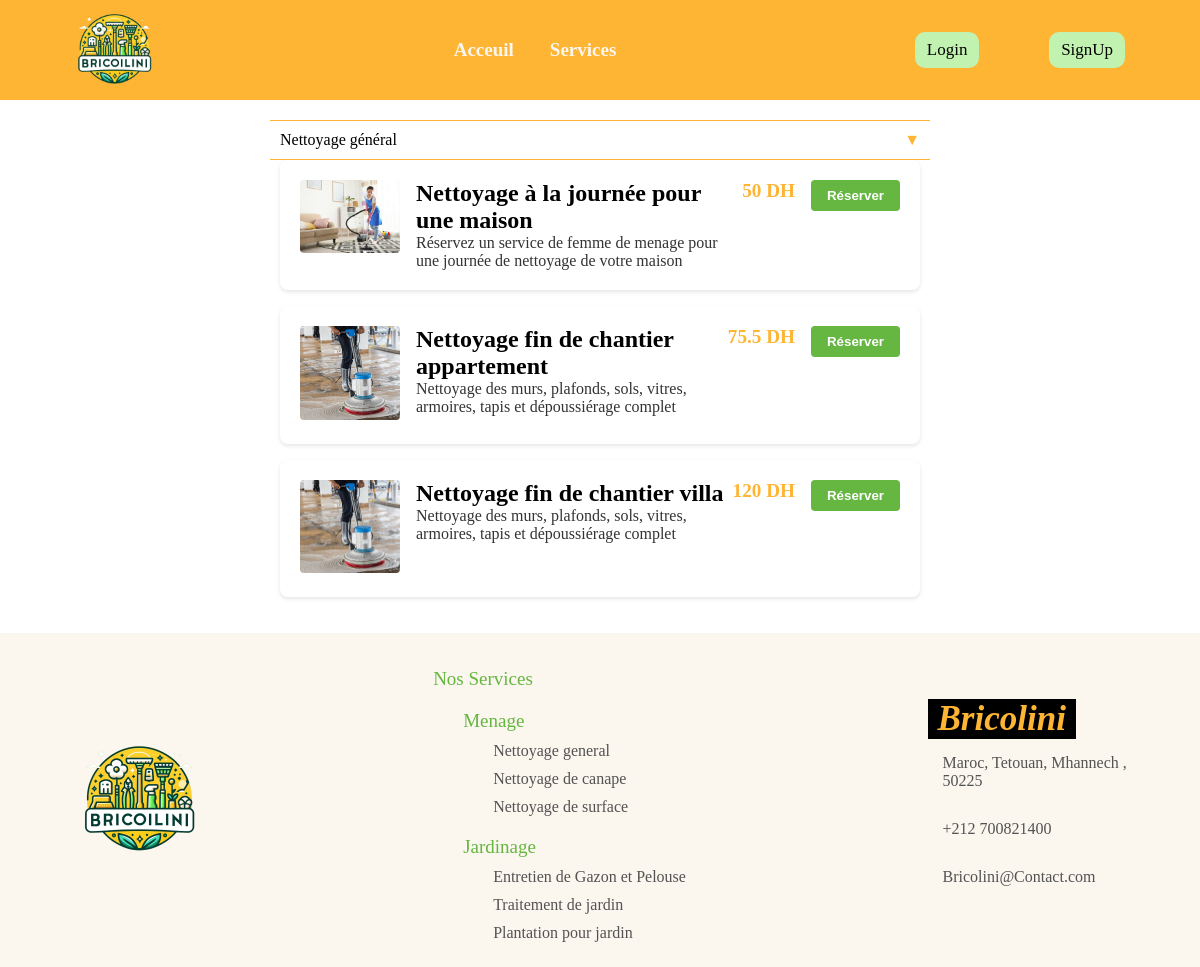
The page /Services/nettoyagegeneral on the database its author committed.
### tables this page shows
CREATE TABLE IF NOT EXISTS `services` (
  `id` int NOT NULL AUTO_INCREMENT,
  `Id_P` int DEFAULT NULL,
  `Nom` varchar(255) DEFAULT NULL,
  `Description` varchar(255) DEFAULT NULL,
  `Prix` float DEFAULT NULL,
  `Note` float DEFAULT NULL,
  `Nbr_commande` int DEFAULT NULL,
  `image` varchar(255) DEFAULT NULL,
  `categorie` varchar(50) DEFAULT NULL,
  `sousCategorie` varchar(255) DEFAULT NULL,
  PRIMARY KEY (`id`),
  KEY `Id_P` (`Id_P`)
);

### Controllers/Controller.php (called while the page is built, shortened)
<?php
abstract class Controller
{
    public function loadView(string $view, array $data = [])
    {
        extract($data);
        require_once(ROOT . 'Views/' . strtolower(get_class($this)) . '/' . $view . '.php');
    }
}

### Controllers/Services.php (called while the page is built, shortened)
<?php
class Services extends Controller
{
    public function nettoyagegeneral()
    {
        $sousCategorie = "Nettoyage général";
        $Services = $this->Service->get_Offre($sousCategorie);
        $this->loadView("Net_Gen", compact("Services"));
    }
}
?>

### Models/Service.php (called while the page is built, shortened)
<?php
class Service extends Model {
    public function __construct() {
        $this->table = "services";
    }
    public function get_Offre(String $nom){
        $sql = "SELECT * FROM " . $this->table . " WHERE sousCategorie = '" . $nom."'";
        $query = self::$instance->prepare($sql);
        $query->execute();
        return $query->fetchAll();
    }
}
?>

### Views/Services/Net_Gen.php (the view, shortened to what this page needs)
<!DOCTYPE html>
<html lang="en">
<head>
    <link rel="stylesheet" href="http://localhost/Bricolini/Views/public/style/Style.css">
    <link rel="stylesheet" href="http://localhost/Bricolini/Views/public/style/styleoffre.css">
</head>
<body>
<?php include 'Views/Components/Nav.php'; ?>
    <section class="services-section">
    <div class="dropdown active">Nettoyage général</div>
    <div class="content">
    <?php foreach ($Services as $service): ?>
        <form id="form-<?= $service['id'] ?>" method="post" class="ajax-form">
            <div class="service-item">
                <div class="service-image">
                    <img src="http://<?= $_SERVER['SERVER_NAME'] ?>/Bricolini/Views/public/images/<?= $service['image'] ?>">
                </div>
                <div class="service-description">
                    <h2 class="service-title"><?= $service['Nom'] ?></h2>
                    <p><?= $service['Description'] ?></p>
                </div>
                <p class="service-price"><?= $service['Prix'] ?> DH</p>
                <button class="reserve-button">Réserver</button>
            </div>
        </form>
    <?php endforeach; ?>
        </div>
    </section>
<?php include 'Views/Components/Footer.php'; ?>
</body>
</html>

### Views/public/style/Style.css (style rules this page uses)
* { margin: 0; padding: 0; box-sizing: border-box; }
:root { --orange:#FFB534; --white:#FBF6EE; --lightGreen:#C1F2B0; --green:#65B741; --fontSmall:'Trebuchet MS'; --fontBig:'Franklin Gothic Medium'; }

### Views/public/style/styleoffre.css (style rules this page uses)
body { background-color: #FFFFFF; }
.services-section { max-width: 700px; margin: 0 auto; padding: 20px; }
.service-item { display: flex; align-items: flex-start; padding: 20px; background: #FFFFFF; border-radius: 8px; box-shadow: 0 2px 4px rgba(0, 0, 0, 0.1); margin-bottom: 16px; transition: box-shadow 0.2s; }
.service-image { margin-right: 16px; }
.service-image img { width: 100px; height: auto; border-radius: 4px; }
.service-description { flex: 1; color: #333; }
.service-price { color: #FFB534; font-weight: bold; margin-right: 16px; font-size: 1.2rem; }
.reserve-button { padding: 8px 16px; background-color: #65B741; color: white; text-align: center; border: none; border-radius: 4px; cursor: pointer; font-weight: bold; }
.dropdown { cursor: pointer; padding: 10px; border: none; background: white; text-align: left; width: 100%; border-top: 1px solid #FFB534; border-bottom: 1px solid #FFB534; }
.dropdown:after { content: '\25B2'; float: right; color: #FFB534; }
.dropdown.active:after { content: '\25BC'; }
.content { padding: 0 10px; max-height: none; overflow: hidden; transition: max-height 0.2s ease-out; background-color: #FFF; }
.service-title { color: #000; margin: 0; }

### rows shown on the page
services: image (picture), Nom "Nettoyage à la journée pour une maison", Description "Réservez un service de femme de menage pour une journée de nettoyage de votre maison", Prix "50"
services: image (picture), Nom "Nettoyage fin de chantier appartement", Description "Nettoyage des murs, plafonds, sols, vitres, armoires, tapis et dépoussiérage complet", Prix "75.5"
services: image (picture), Nom "Nettoyage fin de chantier villa", Description "Nettoyage des murs, plafonds, sols, vitres, armoires, tapis et dépoussiérage complet", Prix "120"
